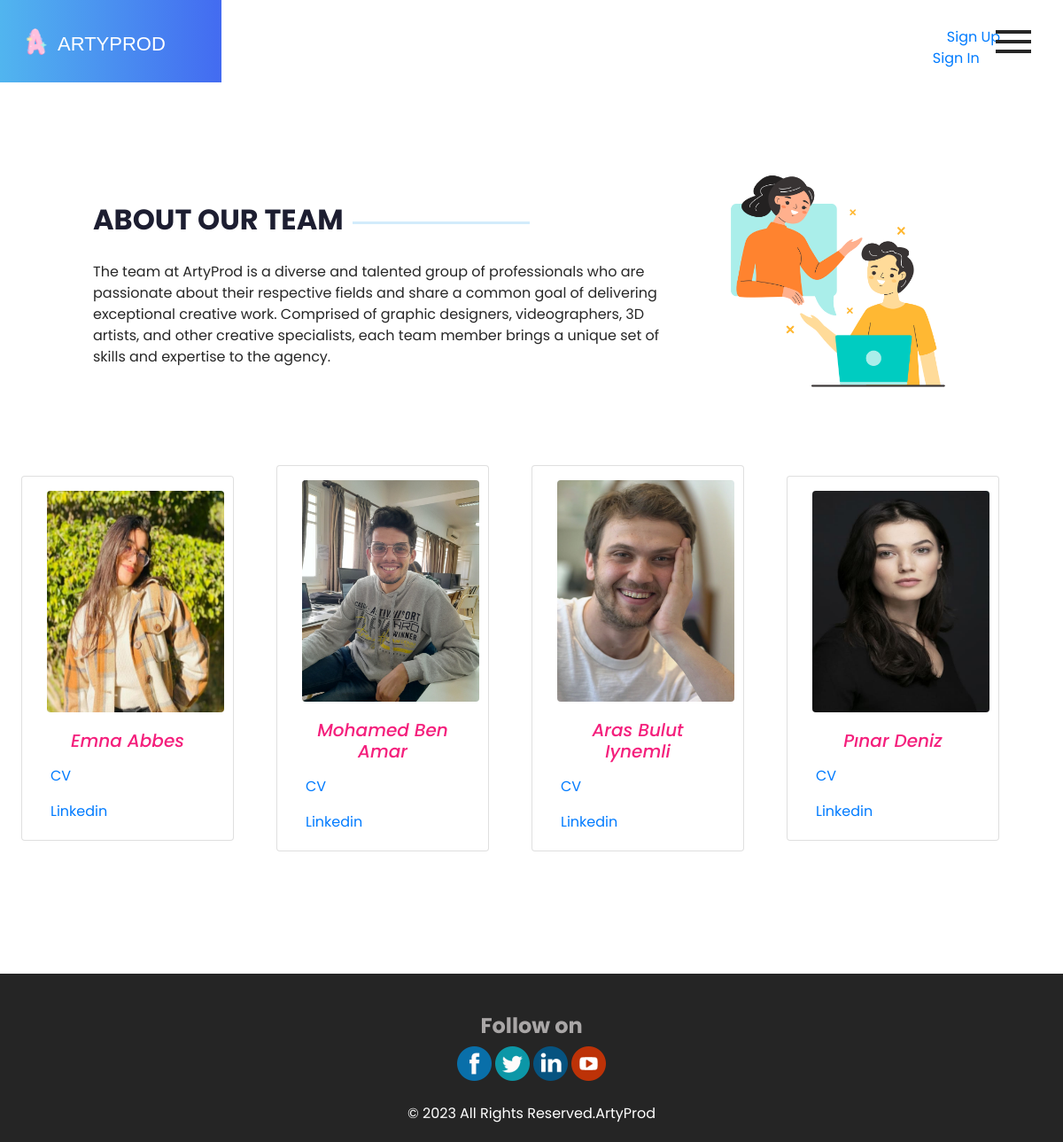
Page /myapp/team/ on the committed database.
### myapp/models.py (models this page shows, shortened)
class Personnel(models.Model):
    nom = models.CharField(max_length=100)
    fichier_CV = models.FileField(upload_to='personnel/cv/')
    fichier_photo = models.ImageField(upload_to='personnel/photos/')
    lien_linkedIn = models.URLField(blank=True)
    equipeID=models.ForeignKey(Equipe, on_delete=models.CASCADE)

### myapp/views.py (the view)
# urls.py: path('team/',views.team,name="team"),
def team(request):
    list = Personnel.objects.all()
    return render(request,'myapp/team.html',{'list':list})

### myapp/templates/myapp/team.html (shortened to what this page needs)
{% load static %}
{% load static %}
{% include 'myapp/base.html' %}
  <section class="about_section layout_padding">
    <div class="container">
      <div class="row">
        <div class="col-md-8 ">
          <div class="detail-box">
            <div class="heading_container">
              <h2>
                About
                Our Team
              </h2>
              <hr>
            </div>
            <p>
              The team at ArtyProd is a diverse and talented group of professionals who are passionate about their
              respective fields and share a common goal of delivering exceptional creative work. Comprised of graphic
              designers, videographers, 3D artists, and other creative specialists, each team member brings a unique set
              of skills and expertise to the agency.
            </p>
          </div>
        </div>
        <div class="col-md-4 mb-4">
          <div class="img-box">
            <img src="{% static 'images/communication.png' %}" alt="" class="w-75 ">
          </div>
        </div>
        <div class="">
          <div class="row dish_container mt-5 justify-content-center">
            {% for p in list %}
            <div class="card me-5 mb-5" style="width: 15rem; ">
              <img src="/media/{{p.fichier_photo}}" class="card-img-top rounded ms-3 mt-3" alt="{{p.nom}}" style="height:250px;width:200px;">
              <div class="card-body">
                <h5 class="card-title text-center cardtitle mb-3 fst-italic">{{p.nom}}</h5>
                <p class="card-text"><a href="/media/{{p.fichier_CV}}" download>CV</a></p>
                <p class="card-text"><a href="{{p.lien_linkedIn}}">Linkedin</a></p>
              </div>
            </div>
            {% endfor %}
          </div>
        </div>
      </div>
    </div>
  </section>
  {% include 'myapp/footer.html' %}
</body>
</html>

### myapp/static/css/style.css (style rules this page uses)
p { color: #272727; }
body { font-family: 'Poppins', sans-serif; color: #0c0c0c; background-color: #ffffff; }
.layout_padding { padding: 90px 0; }
.heading_container { display: -webkit-box; display: -ms-flexbox; display: flex; -webkit-box-align: center; -ms-flex-align: center; align-items: center; }
.heading_container h2 { font-weight: bold; color: #1d1e31; position: relative; text-transform: uppercase; }
.heading_container hr { margin: 0 10px; border: none; -webkit-box-flex: 1; -ms-flex: 1; flex: 1; max-width: 200px; height: 3px; background-color: #51b5ef; }
a, a:hover, a:focus { text-decoration: none; }
.about_section .row { -webkit-box-align: center; -ms-flex-align: center; align-items: center; }
.about_section .detail-box { padding-left: 10%; }
.about_section .detail-box p { margin-top: 20px; }
.about_section .img-box img { width: 100%; }
.cardtitle { color: #F41F7C; }

### myapp/static/css/responsive.css (style rules this page uses)
@media (min-width: 1200px) { .container { max-width: 1170px; } }

### rows in the picture
Personnel: fichier_photo (picture), nom "Emna Abbes"
Personnel: fichier_photo (picture), nom "Mohamed Ben Amar"
Personnel: fichier_photo (picture), nom "Aras Bulut Iynemli"
Personnel: fichier_photo (picture), nom "Pınar Deniz"
